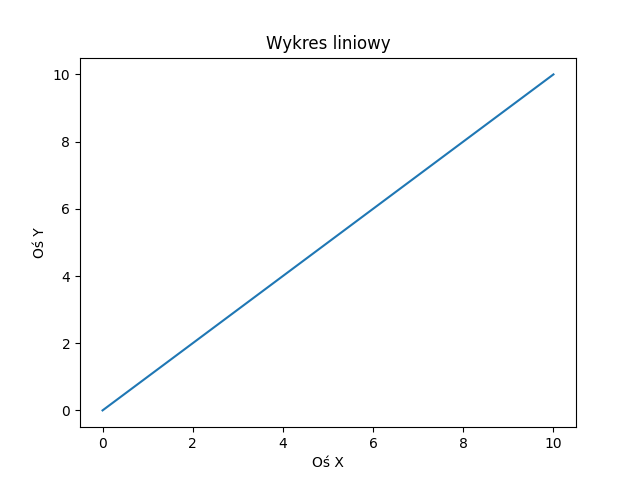

Python code for this plot:
import matplotlib.pyplot as plt
# pip install matplotlib
import numpy as np

y = np.linspace(0, 10, 100)  # dane z zakreso od 0 do 10 podzielone na 100 części
x = np.linspace(0, 10, 100)

plt.plot(x, y)

plt.xlabel("Oś X")
plt.ylabel("Oś Y")

plt.title("Wykres liniowy")
# plt.show()
# plt.savefig('wykres.png')
# plt.close()

# plt.savefig("wykres2.png", dpi=300)
# plt.close()

plt.savefig("wykres3", dpi=300, bbox_inches='tight')
plt.close()
